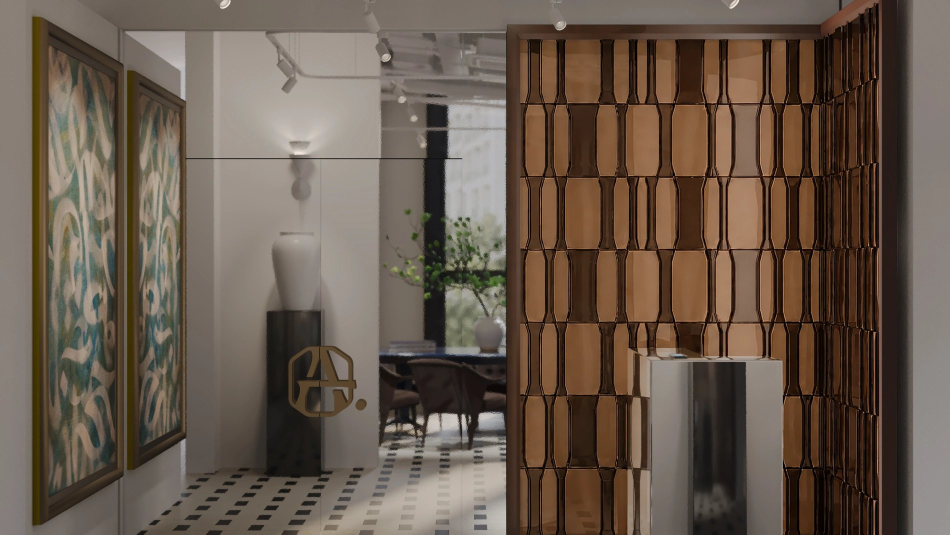
#> input picture assets/img/closing.jpg, 1900 x 1069 px (shown at 1/2 size)
$ python -i tools_gen_images.py   (imports and definitions only)
#> lines starting #> are read from the running program, lines starting #| are printed output that depends on the picture
"""Generates brand-toned architectural placeholder imagery for AJID.
Abstract light/shadow studies in the brand palette - meant to be swapped for real photography."""
from PIL import Image, ImageDraw, ImageFilter, ImageChops
import random, math, os

NAVY=(6,18,41); BROWN=(88,44,0); BEIGE=(213,207,198); GRAY=(130,130,130); BURG=(77,22,21); MIST=(116,135,150)

def lerp(a,b,t): return tuple(int(a[i]+(b[i]-a[i])*t) for i in range(3))
#> further down, picture is the input picture: PIL image 1900x1069 RGB; mean R, G, B 103.9, 89.2, 76.5

# [12 lines left out: functions grad, light_patch, not called in this run]

def grain(im,amt=9):
#> called with amt = 9
    w,h=im.size
#> w = 1900; h = 1069
    n=Image.effect_noise((w,h),amt).convert("L").convert("RGB")
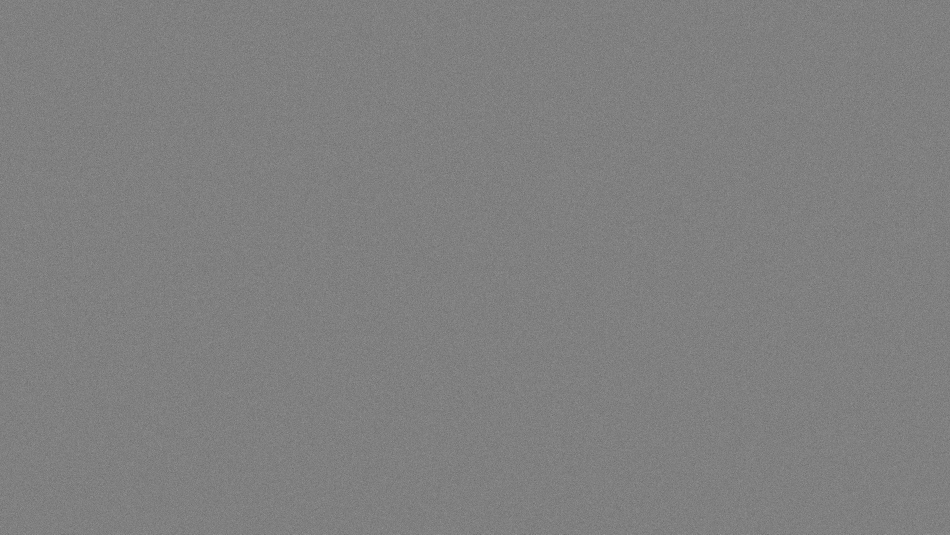
#> n: PIL image 1900x1069 RGB (shown at 1/2 size); min 80, max 170, mean 127.5
    return ImageChops.overlay(im, n).point(lambda p:p) if False else Image.blend(im,ImageChops.add(im,n,scale=1.6,offset=-40),0.35)

# [45 lines left out: functions vignette, compose, not called in this run]

PALETTES=[
    (lerp(BEIGE,BROWN,.15), lerp(BROWN,NAVY,.35), lerp(BROWN,NAVY,.55), lerp(BEIGE,(255,240,215),.5)),
    (lerp(BEIGE,GRAY,.25),  lerp(NAVY,GRAY,.30),  NAVY,                 lerp(BEIGE,(255,248,232),.6)),
    (lerp(BEIGE,BROWN,.05), lerp(BROWN,BEIGE,.25),BROWN,                (255,236,205)),
    (lerp(MIST,BEIGE,.45),  lerp(NAVY,MIST,.45),  NAVY,                 lerp(BEIGE,(255,252,242),.7)),
    (lerp(BEIGE,BURG,.10),  lerp(BURG,NAVY,.35),  BURG,                 lerp(BEIGE,(255,238,214),.55)),
    (lerp(GRAY,BEIGE,.55),  lerp(GRAY,NAVY,.45),  lerp(NAVY,GRAY,.25),  (250,244,230)),
]
MODES=["columns","vault","planes"]
# [1 line not run here, left out]
specs=[("hero-%d"%i,1920,1080) for i in range(1,7)]+[("work-%02d"%i,1200,1500) for i in range(1,13)]+[("feat-%d"%i,1600,1100) for i in range(1,4)]
# [7 lines not run here, left out]

>>> from PIL import Image
>>> picture = Image.open('assets/img/closing.jpg')
>>> result = grain(picture)
